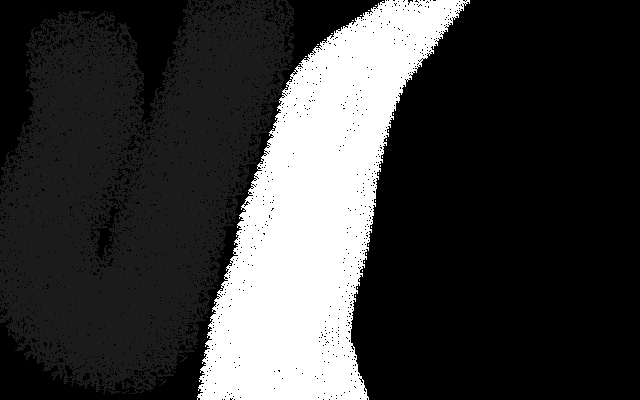
#> input picture experiments/map.png, 640 x 400 px
$ jupyter execute lane_detection.ipynb   (shell and % lines are left out)   (older library calls are emulated)
#> lines starting #> are read from the running program, lines starting #| are printed output that depends on the picture; after the words box and inside, x2 and y2 are one past the last pixel; in counts of white or black regions, pixels touching at a corner belong together
# Lane Detection with OpenCV

Work on detecting a lane in a representative still image. This way I can focus entirely on the foreign world of OpenCV without adding the complexity of "How does this fit into ROS?".

[cell 1]
# %config InlineBackend.figure_format = 'retina'

from __future__ import print_function
import cv2
import numpy as np
import matplotlib.pyplot as plt
# Apparently, SNS stands for "Samuel Norman Seaborn", a fictional
# character from The West Wing
import seaborn as sns

sns.set(style='white')

[cell 2]
img = cv2.imread('map.png')
#> img is the input picture: shape (400, 640, 3); min 0, max 255, mean 58.3
print('image shape:', img.shape)
#| image shape: (400, 640, 3)
plt.title('Map')
plt.imshow(img)
plt.show()

[cell 3]
# Leave the image uncropped for now because I don't know the exact size yet.
cropped_image = img[:, :]
# Convert the image to grayscale
grayscale = cv2.cvtColor(cropped_image, cv2.COLOR_BGR2GRAY)
# Blur the image
blurred = cv2.GaussianBlur(grayscale, (5, 5), 0)
# Threshold grays
ret, thresh = cv2.threshold(blurred, 60, 255, cv2.THRESH_BINARY)
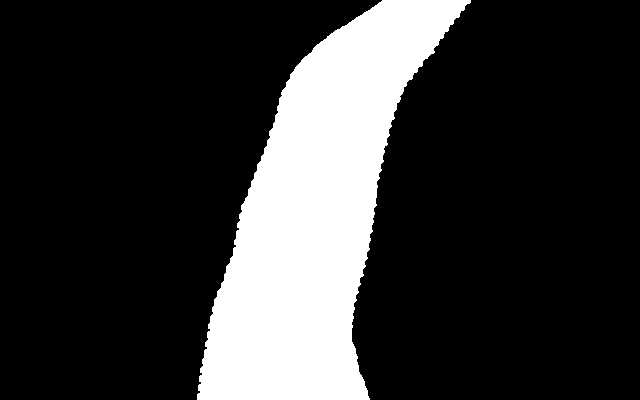
#> thresh: shape (400, 640); 20.5% white; 1 white region
# Find the contours in the ROI
cont_image, contours, hierarchy = cv2.findContours(thresh, 1, cv2.CHAIN_APPROX_SIMPLE)
#> contours = 1 contour; box (x1, y1, x2, y2) and area: (197, 0, 471, 400) 52025

if contours:
    c = max(contours, key=cv2.contourArea)
#> c = contour of 424 points, box (x1, y1, x2, y2) (197, 0, 471, 400), area 52025
    M = cv2.moments(c)
#> M = moments, m00 52025, centre m10/m00, m01/m00 = (315.6, 213.2)

    cx = int(M['m10'] / M['m00'])
#> cx = 315
    cy = int(M['m01'] / M['m00'])
#> cy = 213
    print('centroid:', cx, cy)
#| centroid: 315 213

    cv2.drawContours(cropped_image, contours, -1, (0, 255, 0), 2)
    cv2.circle(cropped_image, (cx, cy), 10, (255, 0, 0), lineType=cv2.LINE_AA)
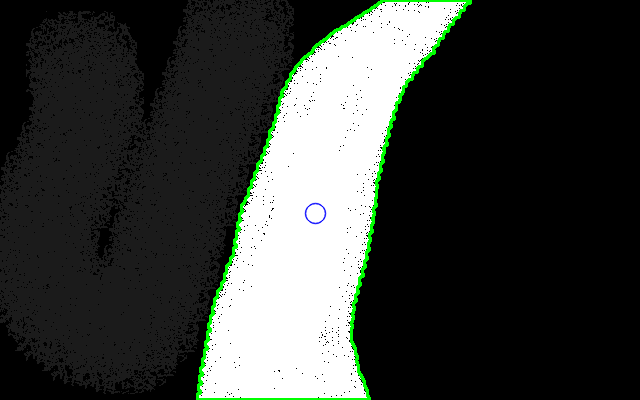
#> cropped_image: shape (400, 640, 3); mean B, G, R 56.7, 60.4, 56.6

    plt.title('ROI Contours')
    plt.imshow(cropped_image)
    plt.show()
